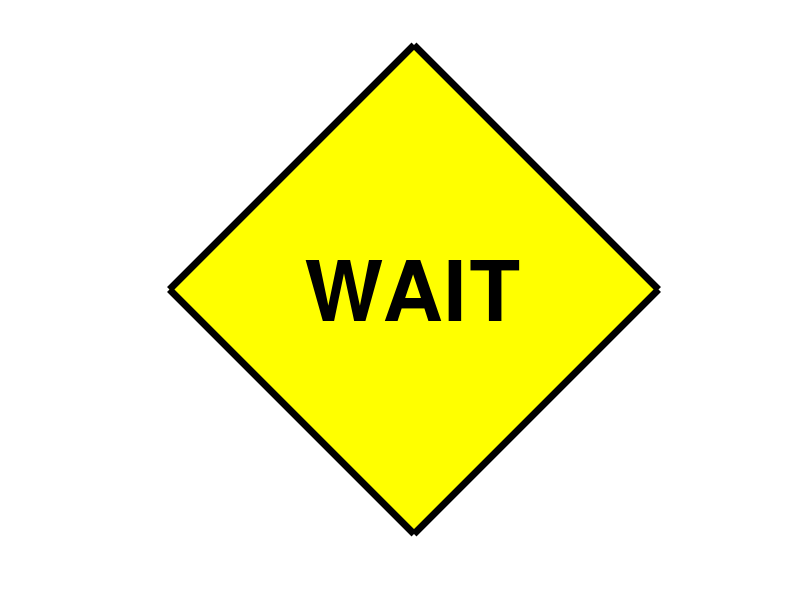

Source code (MATLAB):
t=(0:pi/2:2*pi); x=cos(t); y=sin(t);
fill(x,y,'y','LineWidth', 5); axis square off;
text(0,0,'WAIT','Color','k','Fontsize',60,...
	'Fontweight','bold','HorizontalAlignment','Center');